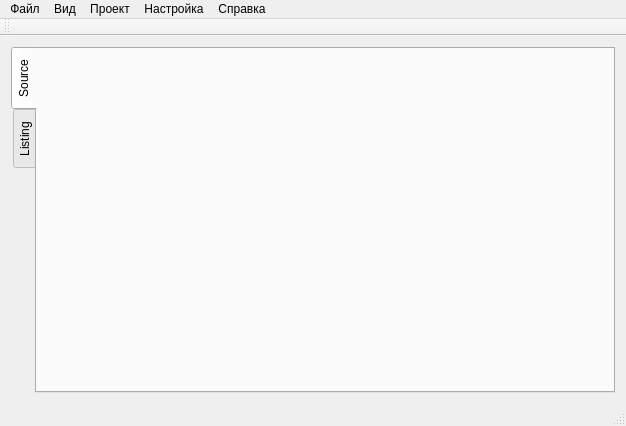
<?xml version="1.0" encoding="UTF-8"?>
<ui version="4.0">
 <class>codeWindowClass</class>
 <widget class="QMainWindow" name="codeWindowClass">
  <property name="geometry">
   <rect>
    <x>0</x>
    <y>0</y>
    <width>626</width>
    <height>426</height>
   </rect>
  </property>
  <property name="windowTitle">
   <string>qasmGUI</string>
  </property>
  <widget class="QWidget" name="centralWidget">
   <layout class="QVBoxLayout" name="verticalLayout">
    <item>
     <widget class="QTabWidget" name="tabWidget">
      <property name="tabPosition">
       <enum>QTabWidget::West</enum>
      </property>
      <widget class="QWidget" name="source">
       <attribute name="title">
        <string>Source</string>
       </attribute>
      </widget>
      <widget class="QWidget" name="listing">
       <attribute name="title">
        <string>Listing</string>
       </attribute>
      </widget>
     </widget>
    </item>
   </layout>
  </widget>
  <widget class="QToolBar" name="mainToolBar">
   <property name="enabled">
    <bool>true</bool>
   </property>
   <attribute name="toolBarArea">
    <enum>TopToolBarArea</enum>
   </attribute>
   <attribute name="toolBarBreak">
    <bool>false</bool>
   </attribute>
  </widget>
  <widget class="QStatusBar" name="statusBar"/>
  <widget class="QMenuBar" name="menuBar">
   <property name="geometry">
    <rect>
     <x>0</x>
     <y>0</y>
     <width>626</width>
     <height>22</height>
    </rect>
   </property>
   <widget class="QMenu" name="menu">
    <property name="title">
     <string>Файл</string>
    </property>
    <addaction name="action_13"/>
    <addaction name="action"/>
    <addaction name="action_2"/>
    <addaction name="action_3"/>
    <addaction name="separator"/>
    <addaction name="action_4"/>
   </widget>
   <widget class="QMenu" name="menu_2">
    <property name="title">
     <string>Настройка</string>
    </property>
    <widget class="QMenu" name="menu_4">
     <property name="title">
      <string>Кодировка</string>
     </property>
     <addaction name="action_8"/>
    </widget>
    <addaction name="action_5"/>
    <addaction name="action_TASM"/>
    <addaction name="menu_4"/>
   </widget>
   <widget class="QMenu" name="menu_3">
    <property name="title">
     <string>Справка</string>
    </property>
    <addaction name="action_6"/>
    <addaction name="action_QT"/>
   </widget>
   <widget class="QMenu" name="menu_5">
    <property name="title">
     <string>Вид</string>
    </property>
    <widget class="QMenu" name="menu_6">
     <property name="title">
      <string>Панели инструментов</string>
     </property>
     <addaction name="action_9"/>
    </widget>
    <addaction name="menu_6"/>
    <addaction name="action_10"/>
   </widget>
   <widget class="QMenu" name="menu_7">
    <property name="title">
     <string>Проект</string>
    </property>
    <addaction name="action_tasm"/>
    <addaction name="action_tlink"/>
    <addaction name="action_td"/>
    <addaction name="separator"/>
    <addaction name="action_run"/>
    <addaction name="separator"/>
    <addaction name="action_cansel"/>
   </widget>
   <addaction name="menu"/>
   <addaction name="menu_5"/>
   <addaction name="menu_7"/>
   <addaction name="menu_2"/>
   <addaction name="menu_3"/>
  </widget>
  <action name="action">
   <property name="text">
    <string>Открыть</string>
   </property>
   <property name="shortcut">
    <string>Ctrl+O</string>
   </property>
  </action>
  <action name="action_2">
   <property name="text">
    <string>Сохранить</string>
   </property>
   <property name="shortcut">
    <string>Ctrl+S</string>
   </property>
  </action>
  <action name="action_4">
   <property name="text">
    <string>Выход</string>
   </property>
   <property name="shortcut">
    <string>Ctrl+X</string>
   </property>
  </action>
  <action name="action_5">
   <property name="text">
    <string>Параметры подсветки...</string>
   </property>
   <property name="toolTip">
    <string>Параметры подсветки синтаксиса</string>
   </property>
  </action>
  <action name="action_TASM">
   <property name="text">
    <string>Опции TASM...</string>
   </property>
  </action>
  <action name="action_6">
   <property name="text">
    <string>О программе...</string>
   </property>
   <property name="shortcut">
    <string>F1</string>
   </property>
  </action>
  <action name="action_QT">
   <property name="text">
    <string>О библиотеке QT...</string>
   </property>
   <property name="shortcut">
    <string>Shift+F1</string>
   </property>
  </action>
  <action name="action_3">
   <property name="text">
    <string>Сохранить как...</string>
   </property>
  </action>
  <action name="action_8">
   <property name="checkable">
    <bool>false</bool>
   </property>
   <property name="checked">
    <bool>false</bool>
   </property>
   <property name="text">
    <string>По умолчанию</string>
   </property>
   <property name="font">
    <font>
     <weight>75</weight>
     <bold>true</bold>
    </font>
   </property>
  </action>
  <action name="action_9">
   <property name="checkable">
    <bool>true</bool>
   </property>
   <property name="checked">
    <bool>true</bool>
   </property>
   <property name="text">
    <string>Основная панель инструментов</string>
   </property>
  </action>
  <action name="action_10">
   <property name="checkable">
    <bool>true</bool>
   </property>
   <property name="checked">
    <bool>true</bool>
   </property>
   <property name="text">
    <string>Строка статуса</string>
   </property>
  </action>
  <action name="action_tasm">
   <property name="text">
    <string>Компиляция</string>
   </property>
  </action>
  <action name="action_tlink">
   <property name="text">
    <string>Линковка</string>
   </property>
  </action>
  <action name="action_td">
   <property name="text">
    <string>Отладка</string>
   </property>
  </action>
  <action name="action_run">
   <property name="text">
    <string>Запуск</string>
   </property>
  </action>
  <action name="action_cansel">
   <property name="enabled">
    <bool>false</bool>
   </property>
   <property name="text">
    <string>Отмена операции</string>
   </property>
  </action>
  <action name="action_11">
   <property name="text">
    <string>Увеличить</string>
   </property>
  </action>
  <action name="action_12">
   <property name="text">
    <string>Уменьшить</string>
   </property>
  </action>
  <action name="action_7">
   <property name="text">
    <string>Показать листинг</string>
   </property>
  </action>
  <action name="action_13">
   <property name="text">
    <string>Создать</string>
   </property>
   <property name="shortcut">
    <string>Ctrl+N</string>
   </property>
  </action>
 </widget>
 <layoutdefault spacing="6" margin="11"/>
 <resources/>
 <connections/>
</ui>
